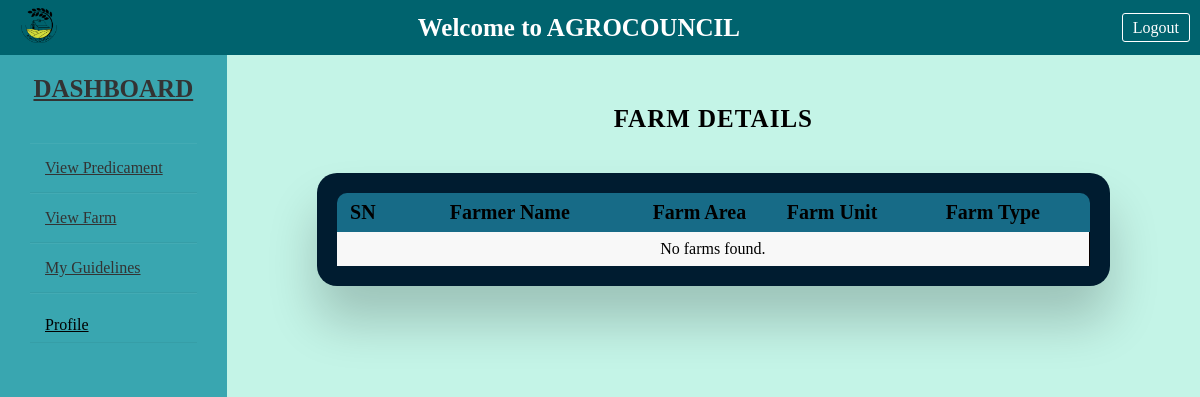
Before: /counsellor/viewfarm.php with the older database file.
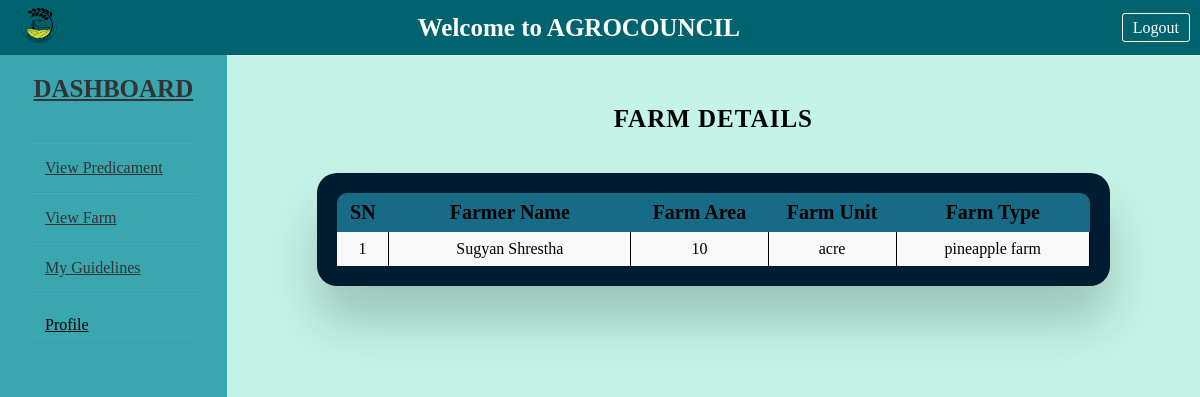
After: the same page with the newer database file.
### tables this page shows
CREATE TABLE `farm` (
  `fid` int(11) NOT NULL,
  `farm_area` varchar(50) NOT NULL,
  `farm_unit` varchar(20) NOT NULL,
  `farm_type` varchar(50) NOT NULL,
  `farmer_id` int(11) NOT NULL
);

CREATE TABLE `farmer` (
  `id` int(11) NOT NULL,
  `name` varchar(50) NOT NULL,
  `address` varchar(50) NOT NULL,
  `mobile` bigint(20) NOT NULL,
  `email` varchar(30) NOT NULL,
  `password` varchar(255) NOT NULL,
  `reset_otp_hash` varchar(64) DEFAULT NULL,
  `reset_otp_expires_at` datetime DEFAULT NULL
);

### counsellor/viewfarm.php (the view, shortened to what this page needs)
<?php
include('../counsellor/layout/header.php');
include('../counsellor/layout/sidebar.php');
$conn = new mysqli("localhost", "root", "", "agro_council");
$sql = "SELECT * FROM farm INNER JOIN farmer ON farm.farmer_id = farmer.id";
$result = $conn->query($sql);
?>
<link rel="stylesheet" href="../css/table.css">
<div class="con">
    <h1>Farm Details</h1>
    <div class="table-wrapper">
        <table class="fl-table">
            <tbody>
                <tr>
                    <th width=5%>SN</th>
                    <th width=25%>Farmer Name</th>
                    <th width=13%>Farm Area</th>
                    <th width=10%>Farm Unit</th>
                    <th width=20%>Farm Type</th>
                </tr>
                <?php
                if ($result && $result->num_rows > 0) {
                    $i = 1;
                    while ($row = $result->fetch_assoc()) {
                        ?>
                        <tr>
                            <td><?php echo $i++; ?></td>
                            <td><?php echo $row['name']; ?></td>
                            <td><?php echo $row['farm_area']; ?></td>
                            <td><?php echo $row['farm_unit']; ?></td>
                            <td><?php echo $row['farm_type']; ?></td>
                        </tr>
                    <?php
                    }
                } else {
                    ?>
                    <tr>
                        <td colspan="6">No farms found.</td>
                    </tr>
                <?php
                }
                ?>
            </tbody>
        </table>
    </div>
</div>

Changed rows visible on the page:
added farm: farmer.name "Sugyan Shrestha", farm_area "10", farm_unit "acre", farm_type "pineapple farm"
Other visible differences:
text no longer shown: "No farms found."
